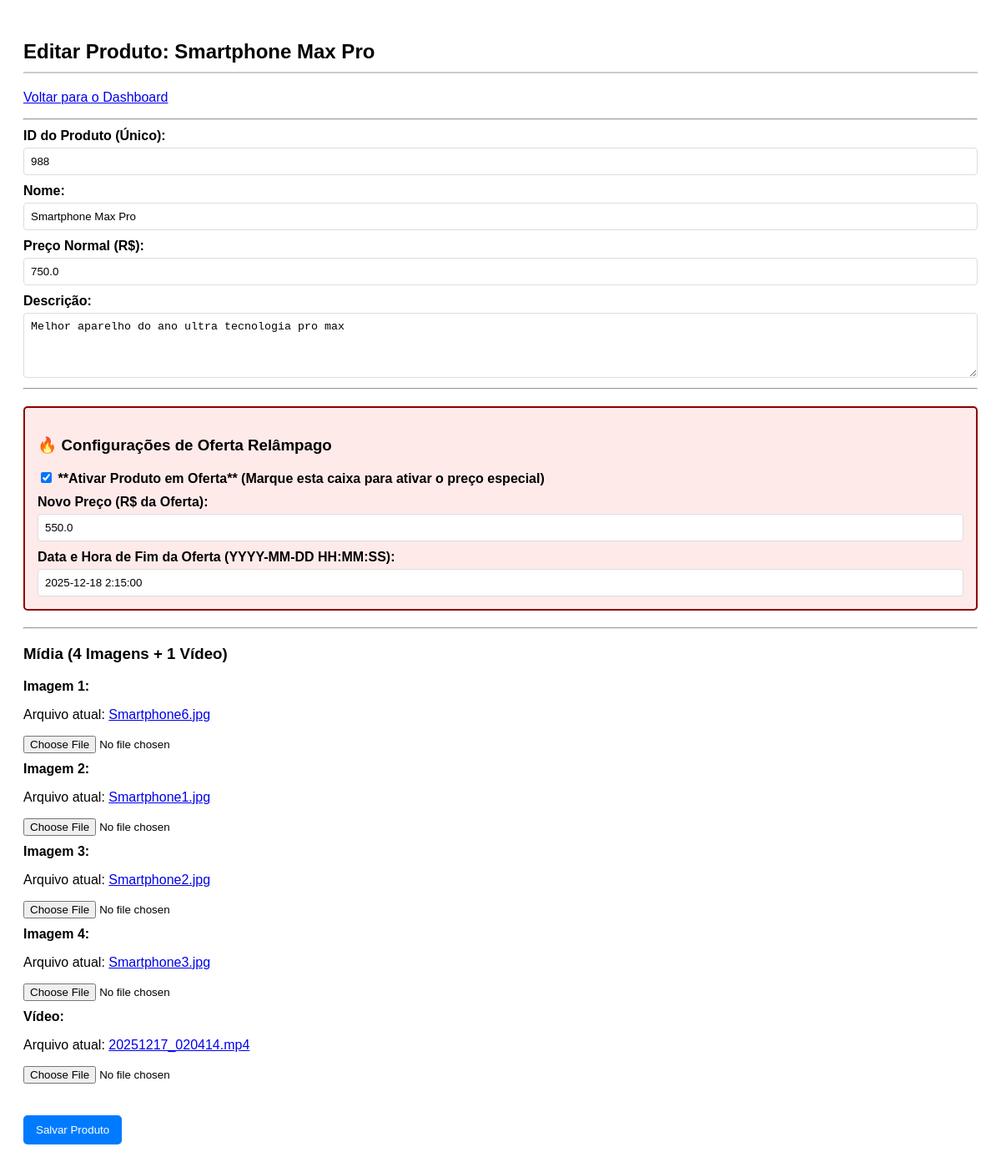
The app's page /admin/edit/988 (signed in), older data.
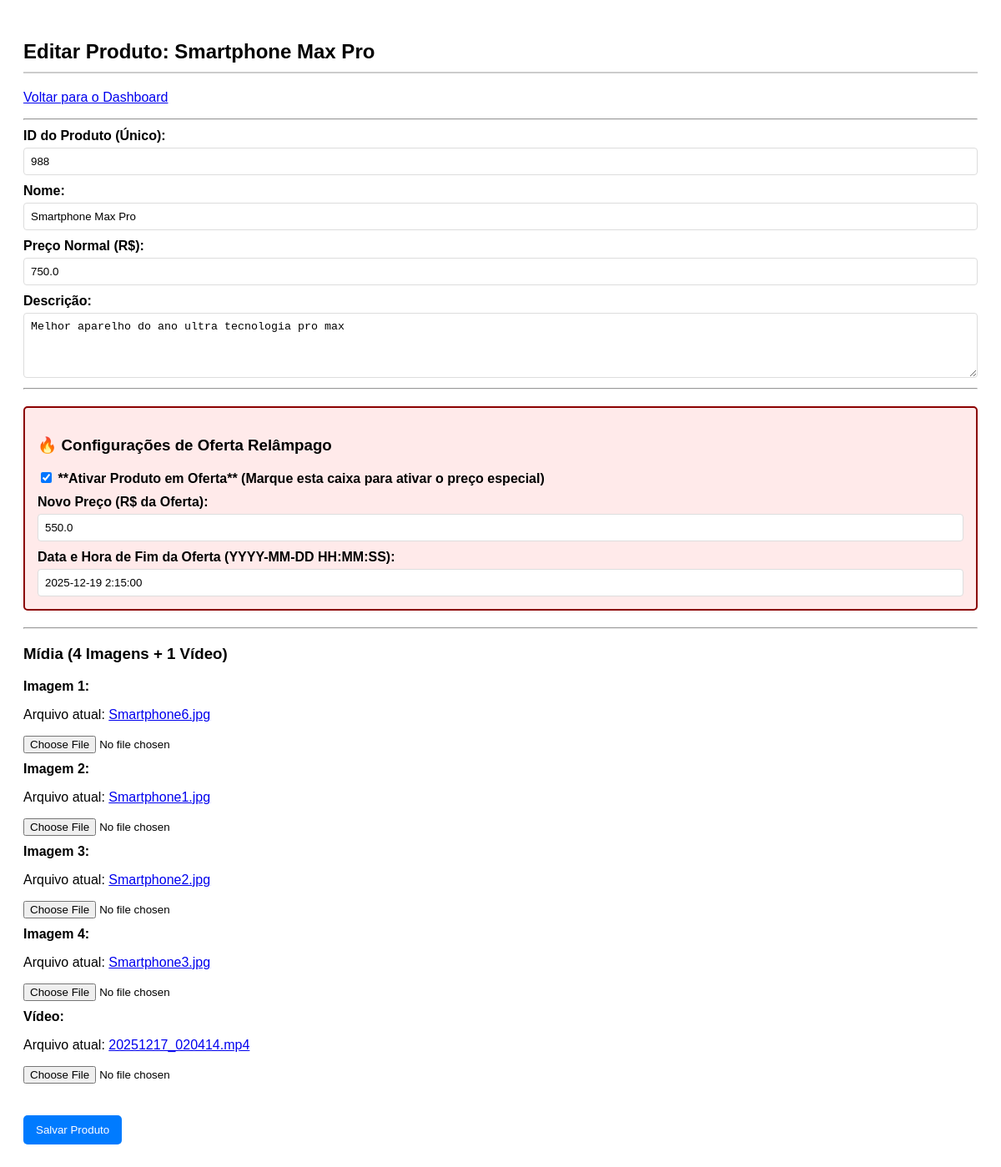
The same page, newer data.
### tables this page shows
CREATE TABLE produtos (
            id TEXT PRIMARY KEY,
            nome TEXT NOT NULL,
            preco REAL NOT NULL,
            descricao TEXT,
            img_path_1 TEXT, img_path_2 TEXT, img_path_3 TEXT, img_path_4 TEXT,
            video_path TEXT, em_oferta INTEGER DEFAULT 0,
            novo_preco REAL, oferta_fim TEXT
        );

### main.py (the view, shortened to what this page needs)
@app.route("/admin/edit/<id_produto>", methods=['GET', 'POST'])
@app.route("/admin/add", methods=['GET', 'POST'])
def admin_edit(id_produto=None):
    if 'logged_in' not in session:
        return redirect(url_for('admin_login'))
    produto = get_produto_por_id(id_produto) if id_produto else None
    return render_template("admin_editar.html", produto=produto)

### database.py (called while the page is built)
def create_connection():
    conn = sqlite3.connect(DB_NAME)
    conn.row_factory = sqlite3.Row  # Acessa colunas por nome
    return conn

def get_produto_por_id(id_produto):
    conn = create_connection()
    produto = conn.execute("SELECT * FROM produtos WHERE id=?", (id_produto,)).fetchone()
    conn.close()
    return dict(produto) if produto else None

### templates/admin_editar.html (shortened to what this page needs)
<!DOCTYPE html>
<html lang="pt-br">
<head>
</head>
<body>
    <h2>{% if produto %}Editar Produto: {{ produto.nome }}{% else %}Adicionar Novo Produto{% endif %}</h2>
    <p><a href="{{ url_for('admin_dashboard') }}">Voltar para o Dashboard</a></p>
    <hr>
    <form method="POST" enctype="multipart/form-data">
        <label for="id">ID do Produto (Único):</label>
        <input type="text" id="id" name="id"
               value="{% if produto %}{{ produto.get('id') }}{% endif %}"
               {% if produto %}readonly{% else %}required{% endif %}><br>
        <label for="nome">Nome:</label>
        <input type="text" id="nome" name="nome" value="{% if produto %}{{ produto.get('nome') }}{% endif %}" required><br>
        <label for="preco">Preço Normal (R$):</label>
        <input type="number" id="preco" name="preco" step="0.01" value="{% if produto %}{{ produto.get('preco') }}{% endif %}" required><br>
        <label for="descricao">Descrição:</label>
        <textarea id="descricao" name="descricao" rows="4" required>{% if produto %}{{ produto.get('descricao') }}{% endif %}</textarea><br>
        <hr>
        <div class="oferta-box">
            <h3>🔥 Configurações de Oferta Relâmpago</h3>
            <label>
                <input type="checkbox" name="em_oferta" {% if produto and produto.get('em_oferta') %}checked{% endif %}>
                **Ativar Produto em Oferta** (Marque esta caixa para ativar o preço especial)
            </label>
            <label for="novo_preco">Novo Preço (R$ da Oferta):</label>
            <input type="number" id="novo_preco" name="novo_preco" step="0.01"
                   value="{% if produto and produto.get('novo_preco') %}{{ produto['novo_preco'] }}{% endif %}"
                   placeholder="Ex: 99.90 (Só será usado se a caixa acima estiver marcada)">
            <label for="oferta_fim">Data e Hora de Fim da Oferta (YYYY-MM-DD HH:MM:SS):</label>
            <input type="text" id="oferta_fim" name="oferta_fim"
                   value="{% if produto and produto.get('oferta_fim') %}{{ produto['oferta_fim'] }}{% endif %}"
                   placeholder="Ex: 2026-01-01 10:00:00 (Obrigatório para o cronômetro)">
        </div>
        <hr>
        <h3>Mídia (4 Imagens + 1 Vídeo)</h3>
        {% for i in range(1, 5) %}
            {% set img_path_key = 'img_path_' ~ i %}
            <label for="imagem_{{ i }}">Imagem {{ i }}:</label>
            {% if produto and produto[img_path_key] %}
                {% set filename = produto[img_path_key].split('/')[-1] %}
                <p>Arquivo atual: <a href="{{ url_for('static', filename='uploads/' + filename) }}" target="_blank">{{ filename }}</a></p>
            {% endif %}
            <input type="file" id="imagem_{{ i }}" name="imagem_{{ i }}" accept="image/*"><br>
        {% endfor %}
        <label for="video">Vídeo:</label>
        {% if produto and produto['video_path'] %}
            {% set filename = produto['video_path'].split('/')[-1] %}
            <p>Arquivo atual: <a href="{{ url_for('static', filename='uploads/' + filename) }}" target="_blank">{{ filename }}</a></p>
        {% endif %}
        <input type="file" id="video" name="video" accept="video/*"><br><br>
        <button type="submit">Salvar Produto</button>
    </form>
</body>
</html>

Row changes from the older to the newer data that the page shows:
changed produtos "Smartphone Max Pro": oferta_fim "2025-12-18 2:15:00" → "2025-12-19 2:15:00"
